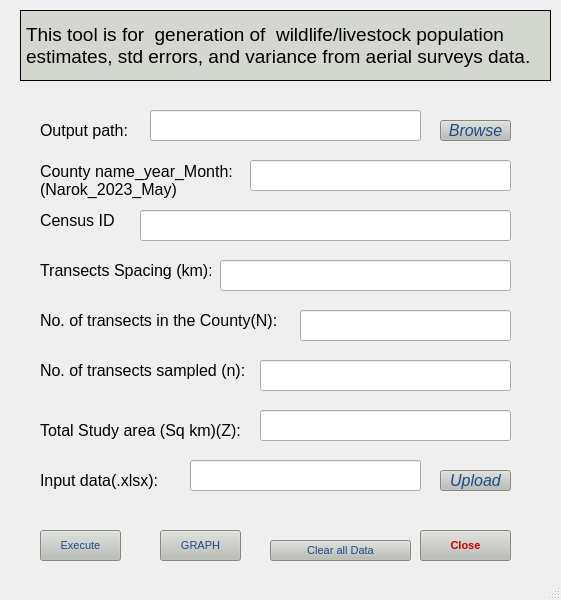
<?xml version="1.0" encoding="UTF-8"?>
<ui version="4.0">
 <class>ANIMALCENSUSANALYSIS</class>
 <widget class="QMainWindow" name="ANIMALCENSUSANALYSIS">
  <property name="enabled">
   <bool>true</bool>
  </property>
  <property name="geometry">
   <rect>
    <x>0</x>
    <y>0</y>
    <width>561</width>
    <height>600</height>
   </rect>
  </property>
  <property name="maximumSize">
   <size>
    <width>600</width>
    <height>600</height>
   </size>
  </property>
  <property name="sizeIncrement">
   <size>
    <width>0</width>
    <height>0</height>
   </size>
  </property>
  <property name="font">
   <font>
    <pointsize>14</pointsize>
    <weight>50</weight>
    <italic>false</italic>
    <bold>false</bold>
   </font>
  </property>
  <property name="windowTitle">
   <string>ANIMAL CENSUS ANALYSIS TOOL</string>
  </property>
  <property name="windowIcon">
   <iconset>
    <normaloff>../../../../../Downloads/9FB65788D9A047EA88CB1513064D3EAA.png</normaloff>../../../../../Downloads/9FB65788D9A047EA88CB1513064D3EAA.png</iconset>
  </property>
  <property name="autoFillBackground">
   <bool>true</bool>
  </property>
  <property name="styleSheet">
   <string notr="true"/>
  </property>
  <property name="animated">
   <bool>false</bool>
  </property>
  <property name="documentMode">
   <bool>false</bool>
  </property>
  <widget class="QWidget" name="centralwidget">
   <property name="enabled">
    <bool>true</bool>
   </property>
   <widget class="QLabel" name="label_1">
    <property name="enabled">
     <bool>true</bool>
    </property>
    <property name="geometry">
     <rect>
      <x>20</x>
      <y>10</y>
      <width>531</width>
      <height>71</height>
     </rect>
    </property>
    <property name="font">
     <font>
      <family>MS Shell Dlg 2</family>
      <pointsize>14</pointsize>
      <weight>9</weight>
      <italic>false</italic>
      <bold>false</bold>
      <kerning>false</kerning>
     </font>
    </property>
    <property name="autoFillBackground">
     <bool>false</bool>
    </property>
    <property name="styleSheet">
     <string notr="true">background-color: rgb(114, 159, 207);
font: 75 14pt &quot;MS Shell Dlg 2&quot;;
background-color: rgb(211, 215, 207);</string>
    </property>
    <property name="frameShape">
     <enum>QFrame::Box</enum>
    </property>
    <property name="frameShadow">
     <enum>QFrame::Plain</enum>
    </property>
    <property name="text">
     <string>This tool is for  generation of  wildlife/livestock population 
estimates, std errors, and variance from aerial surveys data.</string>
    </property>
   </widget>
   <widget class="QPushButton" name="pushButton_3">
    <property name="geometry">
     <rect>
      <x>40</x>
      <y>530</y>
      <width>81</width>
      <height>31</height>
     </rect>
    </property>
    <property name="font">
     <font>
      <pointsize>8</pointsize>
      <weight>50</weight>
      <italic>false</italic>
      <bold>false</bold>
     </font>
    </property>
    <property name="styleSheet">
     <string notr="true">background-color: rgb(186, 189, 182);
color: rgb(32, 74, 135);</string>
    </property>
    <property name="text">
     <string>Execute</string>
    </property>
   </widget>
   <widget class="QPushButton" name="pushButton_4">
    <property name="geometry">
     <rect>
      <x>420</x>
      <y>530</y>
      <width>91</width>
      <height>31</height>
     </rect>
    </property>
    <property name="font">
     <font>
      <pointsize>8</pointsize>
      <weight>75</weight>
      <italic>false</italic>
      <bold>true</bold>
     </font>
    </property>
    <property name="styleSheet">
     <string notr="true">color: rgb(204, 0, 0);
background-color: rgb(186, 189, 182);</string>
    </property>
    <property name="text">
     <string>Close</string>
    </property>
   </widget>
   <widget class="QLabel" name="label_8">
    <property name="geometry">
     <rect>
      <x>40</x>
      <y>470</y>
      <width>141</width>
      <height>21</height>
     </rect>
    </property>
    <property name="font">
     <font>
      <pointsize>12</pointsize>
      <weight>50</weight>
      <italic>false</italic>
      <bold>false</bold>
      <kerning>true</kerning>
     </font>
    </property>
    <property name="styleSheet">
     <string notr="true"/>
    </property>
    <property name="text">
     <string>Input data(.xlsx):</string>
    </property>
   </widget>
   <widget class="QLabel" name="label_9">
    <property name="geometry">
     <rect>
      <x>40</x>
      <y>120</y>
      <width>101</width>
      <height>21</height>
     </rect>
    </property>
    <property name="font">
     <font>
      <pointsize>12</pointsize>
      <weight>50</weight>
      <italic>false</italic>
      <bold>false</bold>
     </font>
    </property>
    <property name="styleSheet">
     <string notr="true"/>
    </property>
    <property name="text">
     <string>Output path:</string>
    </property>
   </widget>
   <widget class="QLineEdit" name="lineEdit_7">
    <property name="geometry">
     <rect>
      <x>190</x>
      <y>460</y>
      <width>231</width>
      <height>31</height>
     </rect>
    </property>
    <property name="font">
     <font>
      <pointsize>11</pointsize>
      <weight>50</weight>
      <italic>true</italic>
      <bold>false</bold>
     </font>
    </property>
   </widget>
   <widget class="QLineEdit" name="lineEdit_8">
    <property name="geometry">
     <rect>
      <x>150</x>
      <y>110</y>
      <width>271</width>
      <height>31</height>
     </rect>
    </property>
    <property name="font">
     <font>
      <pointsize>11</pointsize>
      <weight>50</weight>
      <italic>false</italic>
      <bold>false</bold>
     </font>
    </property>
   </widget>
   <widget class="QPushButton" name="pushButton_1">
    <property name="geometry">
     <rect>
      <x>440</x>
      <y>470</y>
      <width>71</width>
      <height>21</height>
     </rect>
    </property>
    <property name="font">
     <font>
      <pointsize>12</pointsize>
      <weight>50</weight>
      <italic>true</italic>
      <bold>false</bold>
     </font>
    </property>
    <property name="styleSheet">
     <string notr="true">background-color: rgb(186, 189, 182);
color: rgb(32, 74, 135);</string>
    </property>
    <property name="text">
     <string>Upload</string>
    </property>
   </widget>
   <widget class="QPushButton" name="pushButton_2">
    <property name="geometry">
     <rect>
      <x>440</x>
      <y>120</y>
      <width>71</width>
      <height>21</height>
     </rect>
    </property>
    <property name="font">
     <font>
      <pointsize>12</pointsize>
      <weight>50</weight>
      <italic>true</italic>
      <bold>false</bold>
     </font>
    </property>
    <property name="styleSheet">
     <string notr="true">color: rgb(32, 74, 135);
background-color: rgb(186, 189, 182);</string>
    </property>
    <property name="text">
     <string>Browse</string>
    </property>
   </widget>
   <widget class="QLabel" name="label_2">
    <property name="geometry">
     <rect>
      <x>40</x>
      <y>160</y>
      <width>201</width>
      <height>41</height>
     </rect>
    </property>
    <property name="font">
     <font>
      <pointsize>12</pointsize>
      <weight>50</weight>
      <italic>false</italic>
      <bold>false</bold>
      <kerning>true</kerning>
     </font>
    </property>
    <property name="styleSheet">
     <string notr="true"/>
    </property>
    <property name="text">
     <string>County name_year_Month:
(Narok_2023_May) </string>
    </property>
   </widget>
   <widget class="QLineEdit" name="lineEdit_1">
    <property name="geometry">
     <rect>
      <x>250</x>
      <y>160</y>
      <width>261</width>
      <height>31</height>
     </rect>
    </property>
    <property name="font">
     <font>
      <pointsize>11</pointsize>
      <weight>50</weight>
      <italic>false</italic>
      <bold>false</bold>
     </font>
    </property>
   </widget>
   <widget class="QLabel" name="label_5">
    <property name="geometry">
     <rect>
      <x>40</x>
      <y>310</y>
      <width>251</width>
      <height>21</height>
     </rect>
    </property>
    <property name="font">
     <font>
      <pointsize>12</pointsize>
      <weight>50</weight>
      <italic>false</italic>
      <bold>false</bold>
      <kerning>true</kerning>
     </font>
    </property>
    <property name="styleSheet">
     <string notr="true"/>
    </property>
    <property name="text">
     <string>No. of transects in the County(N):</string>
    </property>
   </widget>
   <widget class="QLineEdit" name="lineEdit_4">
    <property name="geometry">
     <rect>
      <x>300</x>
      <y>310</y>
      <width>211</width>
      <height>31</height>
     </rect>
    </property>
    <property name="font">
     <font>
      <pointsize>11</pointsize>
      <weight>50</weight>
      <italic>false</italic>
      <bold>false</bold>
     </font>
    </property>
   </widget>
   <widget class="QLabel" name="label_6">
    <property name="geometry">
     <rect>
      <x>40</x>
      <y>360</y>
      <width>211</width>
      <height>21</height>
     </rect>
    </property>
    <property name="font">
     <font>
      <pointsize>12</pointsize>
      <weight>50</weight>
      <italic>false</italic>
      <bold>false</bold>
      <kerning>true</kerning>
     </font>
    </property>
    <property name="styleSheet">
     <string notr="true"/>
    </property>
    <property name="text">
     <string>No. of transects sampled (n):</string>
    </property>
   </widget>
   <widget class="QLineEdit" name="lineEdit_5">
    <property name="geometry">
     <rect>
      <x>260</x>
      <y>360</y>
      <width>251</width>
      <height>31</height>
     </rect>
    </property>
    <property name="font">
     <font>
      <pointsize>11</pointsize>
      <weight>50</weight>
      <italic>false</italic>
      <bold>false</bold>
     </font>
    </property>
   </widget>
   <widget class="QLabel" name="label_7">
    <property name="geometry">
     <rect>
      <x>40</x>
      <y>420</y>
      <width>211</width>
      <height>21</height>
     </rect>
    </property>
    <property name="font">
     <font>
      <pointsize>12</pointsize>
      <weight>50</weight>
      <italic>false</italic>
      <bold>false</bold>
      <kerning>true</kerning>
     </font>
    </property>
    <property name="styleSheet">
     <string notr="true"/>
    </property>
    <property name="text">
     <string>Total Study area (Sq km)(Z):</string>
    </property>
   </widget>
   <widget class="QLineEdit" name="lineEdit_6">
    <property name="geometry">
     <rect>
      <x>260</x>
      <y>410</y>
      <width>251</width>
      <height>31</height>
     </rect>
    </property>
    <property name="font">
     <font>
      <pointsize>11</pointsize>
      <weight>50</weight>
      <italic>false</italic>
      <bold>false</bold>
     </font>
    </property>
   </widget>
   <widget class="QLineEdit" name="lineEdit_2">
    <property name="geometry">
     <rect>
      <x>140</x>
      <y>210</y>
      <width>371</width>
      <height>31</height>
     </rect>
    </property>
    <property name="font">
     <font>
      <pointsize>11</pointsize>
      <weight>50</weight>
      <italic>false</italic>
      <bold>false</bold>
     </font>
    </property>
   </widget>
   <widget class="QLabel" name="label_3">
    <property name="geometry">
     <rect>
      <x>40</x>
      <y>210</y>
      <width>121</width>
      <height>21</height>
     </rect>
    </property>
    <property name="font">
     <font>
      <pointsize>12</pointsize>
      <weight>50</weight>
      <italic>false</italic>
      <bold>false</bold>
      <kerning>true</kerning>
     </font>
    </property>
    <property name="styleSheet">
     <string notr="true"/>
    </property>
    <property name="text">
     <string>Census ID</string>
    </property>
   </widget>
   <widget class="QLabel" name="label_4">
    <property name="geometry">
     <rect>
      <x>40</x>
      <y>260</y>
      <width>171</width>
      <height>21</height>
     </rect>
    </property>
    <property name="font">
     <font>
      <pointsize>12</pointsize>
      <weight>50</weight>
      <italic>false</italic>
      <bold>false</bold>
      <kerning>true</kerning>
     </font>
    </property>
    <property name="styleSheet">
     <string notr="true"/>
    </property>
    <property name="text">
     <string>Transects Spacing (km):</string>
    </property>
   </widget>
   <widget class="QLineEdit" name="lineEdit_3">
    <property name="geometry">
     <rect>
      <x>220</x>
      <y>260</y>
      <width>291</width>
      <height>31</height>
     </rect>
    </property>
    <property name="font">
     <font>
      <pointsize>11</pointsize>
      <weight>50</weight>
      <italic>false</italic>
      <bold>false</bold>
     </font>
    </property>
    <property name="text">
     <string/>
    </property>
   </widget>
   <widget class="QPushButton" name="pushButton_5">
    <property name="geometry">
     <rect>
      <x>270</x>
      <y>540</y>
      <width>141</width>
      <height>21</height>
     </rect>
    </property>
    <property name="font">
     <font>
      <pointsize>8</pointsize>
      <weight>50</weight>
      <italic>false</italic>
      <bold>false</bold>
     </font>
    </property>
    <property name="styleSheet">
     <string notr="true">background-color: rgb(186, 189, 182);
color: rgb(32, 74, 135);</string>
    </property>
    <property name="text">
     <string>Clear all Data</string>
    </property>
   </widget>
   <widget class="QPushButton" name="pushButton_6">
    <property name="geometry">
     <rect>
      <x>160</x>
      <y>530</y>
      <width>81</width>
      <height>31</height>
     </rect>
    </property>
    <property name="font">
     <font>
      <pointsize>8</pointsize>
      <weight>50</weight>
      <italic>false</italic>
      <bold>false</bold>
     </font>
    </property>
    <property name="styleSheet">
     <string notr="true">background-color: rgb(186, 189, 182);
color: rgb(32, 74, 135);</string>
    </property>
    <property name="text">
     <string>GRAPH</string>
    </property>
   </widget>
  </widget>
  <widget class="QStatusBar" name="statusbar"/>
 </widget>
 <resources>
  <include location="view.qrc"/>
 </resources>
 <connections/>
</ui>
